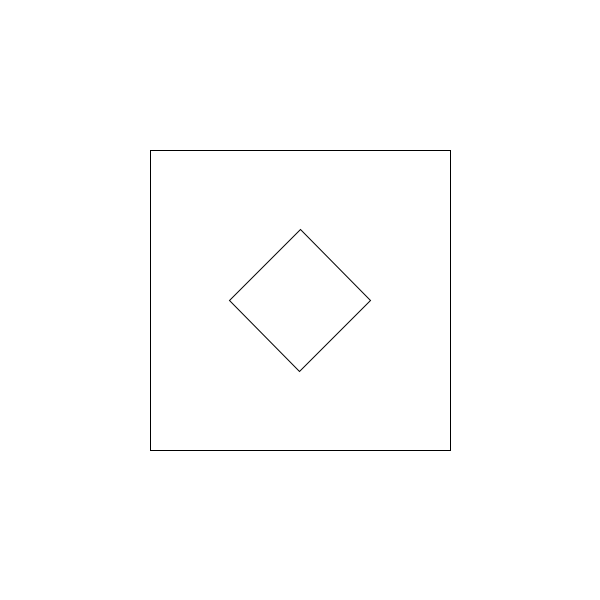
Frame 1 (no input)
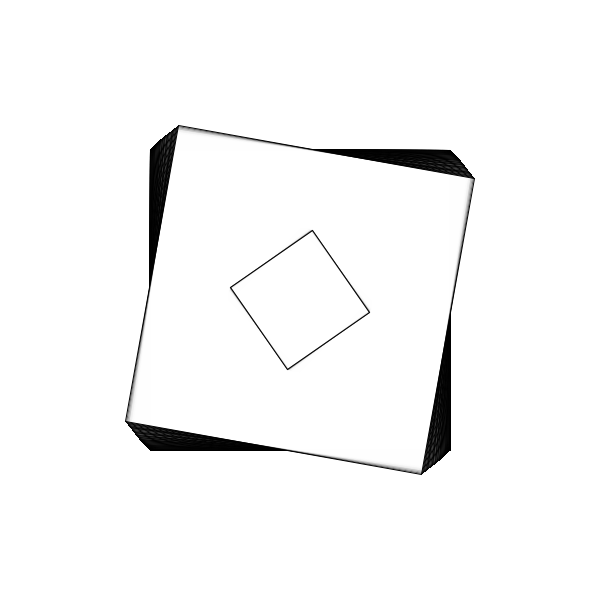
Frame 60 (the mouse pressed at the canvas centre just before this capture)
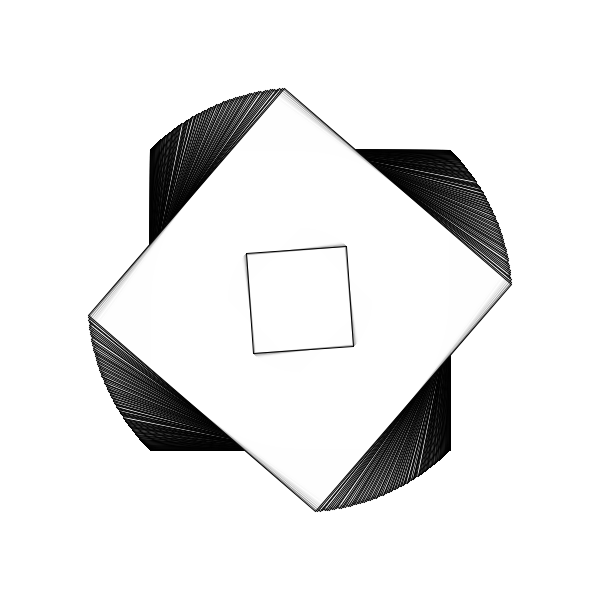
Frame 120 (the mouse held since frame 60 and released just before this capture)

The Processing sketch that drew these frames (run headless with seeded random() and noise(); from frame 60 on, the mouse is pressed at the canvas centre):

// Processing sketch: P_S4_Angular1
// ── P_S4_Angular1.pde
//Tomas de Camino

//Velocidad angular
float angle=0;
float aVelocity=0;
float aAcceleration=0.0001;

void setup(){
  size(600,600);
  rectMode(CENTER);
  background(255);
}

void draw(){
  fill(255,100);
  translate(width/2,height/2);
  rotate(angle);
  rect(0,0,300,300);
  rotate(PI/4);
  rect(0,0,100,100);
  aVelocity+=aAcceleration;
  angle+=aVelocity;
}
